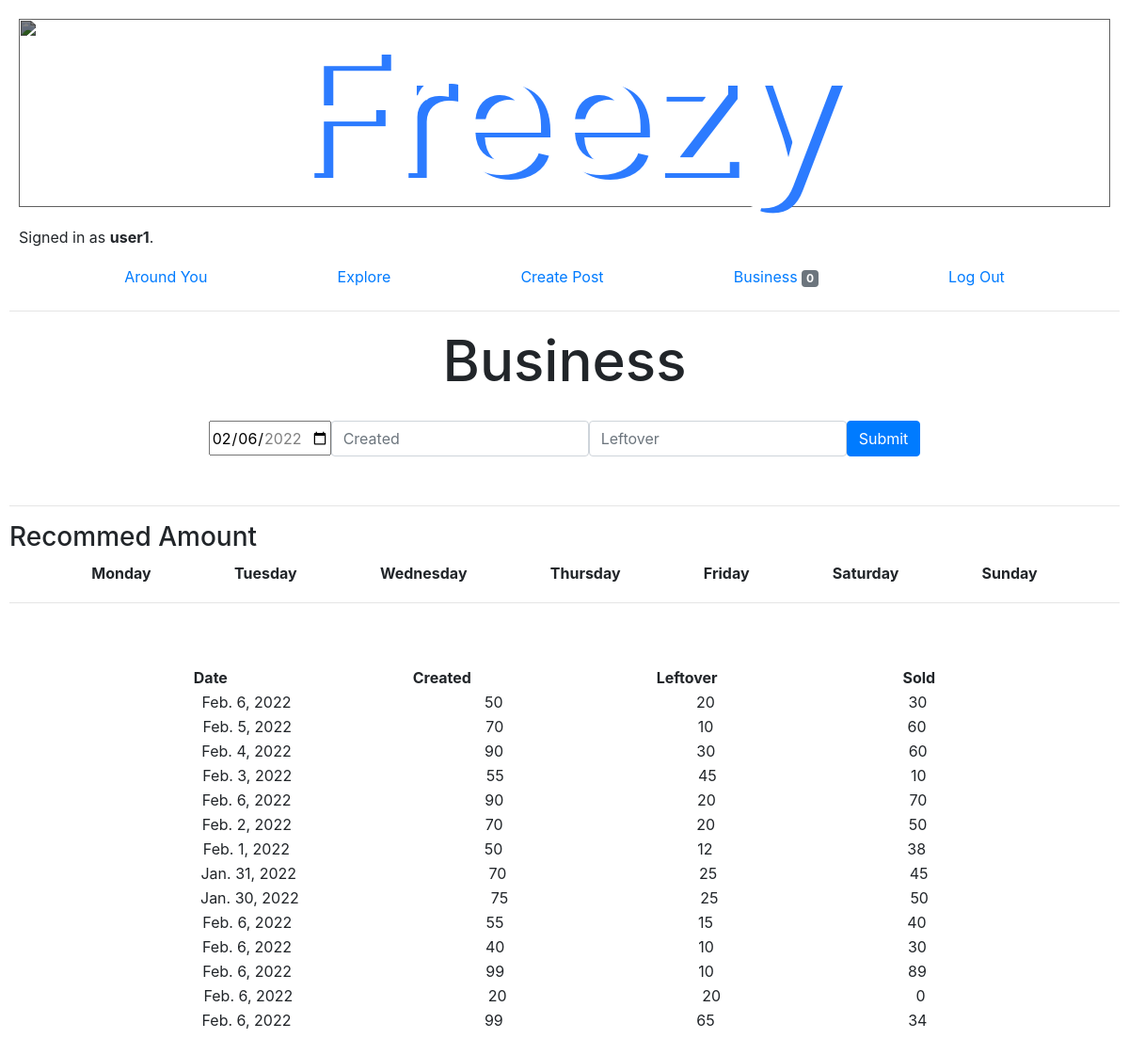
The app's page /business (signed in) with its own data.
### auctions/models.py (models this page shows)
class User(AbstractUser):
    location = models.CharField(max_length=255, default = "")

class Data(models.Model):
    date = models.DateField(blank=False)
    inventory = models.IntegerField(default = 0)
    leftover = models.IntegerField(default = 0)
    sold = models.IntegerField(default = 0)
    user = models.ForeignKey(User, on_delete=models.CASCADE, related_name="watchlist_owner", default="")

### auctions/views.py (the view)
# urls.py: path("business", views.watchlist, name="watchlist"),
@login_required
def watchlist(request):
    user = User.objects.get(username=request.user)
    return render(request, "auctions/watchlist.html", {
        "watchlist": user.watchlist.all(),
        "dataset" : Data.objects.filter(user = User.objects.get(username=request.user)),
    })

### auctions/templates/auctions/watchlist.html (shortened to what this page needs)
{% extends 'auctions/layout.html' %}
{% block body %}
  <h2 style = "text-align: center; font-size: 60px;">Business</h1>
  <div class="table">
      <form style = "align-items: center;" class="tr" method="post" action="{% url 'graph' %}">
        <div class="input-group mb-3" style = "justify-content: center;">
          <span><input style = "height: 37px; " type="date" id="start" name="date" value="2022-02-06" min="2022-01-01" max="2022-12-31"></span>
          <span><input name = "inventory" type="text" class="form-control" placeholder="Created" aria-label="Created" aria-describedby="basic-addon2"></span>
          <span><input name = "leftover" type="text" class="form-control" placeholder="Leftover" aria-label="Lefover" aria-describedby="basic-addon2"></span>
          <span><button type="submit" class="btn btn-primary">Submit</button></span>
        </div>
      </form>
  </div>
  <hr >
  <h3>Recommed Amount</h3>
  <table style = "justify-content: center; display: flex; width:100%" >
    <tbody style = "width:100%">
      <tr style = "display: flex; flex-direction: row; justify-content: space-evenly;width: 100%;">
        <th>Monday </th>
        <th>Tuesday </th>
        <th>Wednesday</th>
        <th>Thursday</th>
        <th>Friday</th>
        <th>Saturday</th>
        <th>Sunday</th>
      </tr>
      <tr style = "display: flex; flex-direction: row; justify-content: space-evenly;width: 100%;">
        <td>{{item1}}</td>
        <td>{{item2}}</td>
        <td>{{item3}}</td>
        <td>{{item4}}</td>
        <td>{{item5}}</td>
        <td>{{item6}}</td>
        <td>{{item7}}</td>
      </tr>
    </tbody>
  </table>
  <hr>
  <table style = "justify-content: center; display: flex; width:100%; padding-top:50px;" >
    <tbody style = "width:100%">
      <tr style = "display: flex; flex-direction: row; justify-content: space-evenly;width: 100%;">
        <th>Date</th>
        <th>Created</th>
        <th>Leftover</th>
        <th>Sold</th>
      </tr>
      {% for item in dataset %}
        <tr style = "display: flex; flex-direction: row; justify-content: space-evenly;width: 100%;">
          <td>{{item.date}}</td>
          <td>{{item.inventory}}</td>
          <td>{{item.leftover}}</td>
          <td>{{item.sold}}</tr>
      {% endfor %}
    </tbody>
  </table>
{% endblock %}

### auctions/templates/auctions/layout.html (shortened to what this page needs)
{% load static %}
<!DOCTYPE html>
<html lang="en">
    <head>
        <link rel="stylesheet" href="https://stackpath.bootstrapcdn.com/bootstrap/4.4.1/css/bootstrap.min.css">
        <link href="{% static 'auctions/styles.css' %}" rel="stylesheet">
    </head>
    <body>
        <div style = "display: flex ; justify-content: center" >
            <img class= "header_background" src="https://www.dlhcorp.com/wp-content/uploads/2021/04/Child-Abuse-Prevention-Month-Landing.jpg" alt="">
        </div>
        <h2 class = "title">Freezy</h1>
        <div>
            {% if user.is_authenticated %}
                Signed in as <strong>{{ user.username }}</strong>.
            {% else %}
                Not signed in.
            {% endif %}
        </div>
        <ul class="nav" style = "justify-content: space-evenly;">
            {% if user.is_authenticated %}
                <li class="nav-item">
                    <a class="nav-link" href="{% url 'index' %}">Around You</a>
                </li>
                <li class="nav-item">
                    <a class="nav-link" href="{% url 'categories' %}">Explore</a>
                </li>
                <li class="nav-item">
                    <a class="nav-link" href="{% url 'create' %}">Create Post</a>
                </li>
                <li class="nav-item">
                    <a class="nav-link" href="{% url 'watchlist' %}">Business <span class="badge badge-secondary">{{ user.watchlist.count }}</span></a>
                </li>
                <li class="nav-item">
                    <a class="nav-link" href="{% url 'logout' %}">Log Out</a>
                </li>
            {% endif %}
        </ul>
        <hr>
        {% block body %}
        {% endblock %}
    </body>
</html>

### auctions/static/auctions/styles.css (style rules this page uses)
body { padding: 10px; }
div { padding: 10px; }

### auctions/templates/auctions/layout.html (style rules this page uses)
.header_background { z-index: -1; width: 100%; height: 200px; object-fit: cover; overflow: hidden; filter: brightness(0.5); }
.title { color: #ffffff; position: absolute; top: 10.5%; left: 50%; transform: translate(-50%, -50%); font-size: 180px; text-shadow: 10px 5px #2c7bff; }

### records on screen
User: username "user1", watchlist.count "0"
Data: date "Feb. 6, 2022", inventory "50", leftover "20", sold "30"
Data: date "Feb. 5, 2022", inventory "70", leftover "10", sold "60"
Data: date "Feb. 4, 2022", inventory "90", leftover "30", sold "60"
Data: date "Feb. 3, 2022", inventory "55", leftover "45", sold "10"
Data: date "Feb. 6, 2022", inventory "90", leftover "20", sold "70"
Data: date "Feb. 2, 2022", inventory "70", leftover "20", sold "50"
Data: date "Feb. 1, 2022", inventory "50", leftover "12", sold "38"
Data: date "Jan. 31, 2022", inventory "70", leftover "25", sold "45"
Data: date "Jan. 30, 2022", inventory "75", leftover "25", sold "50"
Data: date "Feb. 6, 2022", inventory "55", leftover "15", sold "40"
Data: date "Feb. 6, 2022", inventory "40", leftover "10", sold "30"
Data: date "Feb. 6, 2022", inventory "99", leftover "10", sold "89"
Data: date "Feb. 6, 2022", inventory "20", leftover "20", sold "0"
Data: date "Feb. 6, 2022", inventory "99", leftover "65", sold "34"
